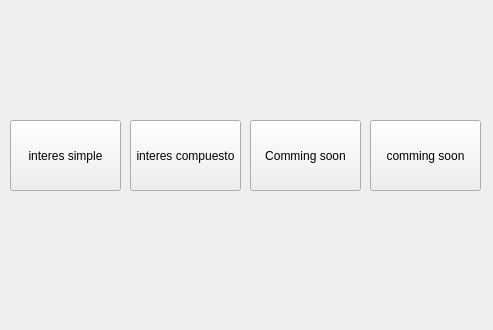
<?xml version="1.0" encoding="UTF-8"?>
<ui version="4.0">
 <class>Pagina_principal</class>
 <widget class="QWidget" name="Pagina_principal">
  <property name="geometry">
   <rect>
    <x>0</x>
    <y>0</y>
    <width>493</width>
    <height>330</height>
   </rect>
  </property>
  <property name="windowTitle">
   <string>Form</string>
  </property>
  <widget class="QPushButton" name="pushButton">
   <property name="geometry">
    <rect>
     <x>10</x>
     <y>120</y>
     <width>111</width>
     <height>71</height>
    </rect>
   </property>
   <property name="text">
    <string>interes simple</string>
   </property>
  </widget>
  <widget class="QPushButton" name="pushButton_2">
   <property name="geometry">
    <rect>
     <x>130</x>
     <y>120</y>
     <width>111</width>
     <height>71</height>
    </rect>
   </property>
   <property name="text">
    <string>interes compuesto</string>
   </property>
  </widget>
  <widget class="QPushButton" name="pushButton_3">
   <property name="geometry">
    <rect>
     <x>250</x>
     <y>120</y>
     <width>111</width>
     <height>71</height>
    </rect>
   </property>
   <property name="text">
    <string>Comming soon</string>
   </property>
  </widget>
  <widget class="QPushButton" name="pushButton_4">
   <property name="geometry">
    <rect>
     <x>370</x>
     <y>120</y>
     <width>111</width>
     <height>71</height>
    </rect>
   </property>
   <property name="text">
    <string>comming soon</string>
   </property>
  </widget>
 </widget>
 <resources/>
 <connections/>
</ui>
